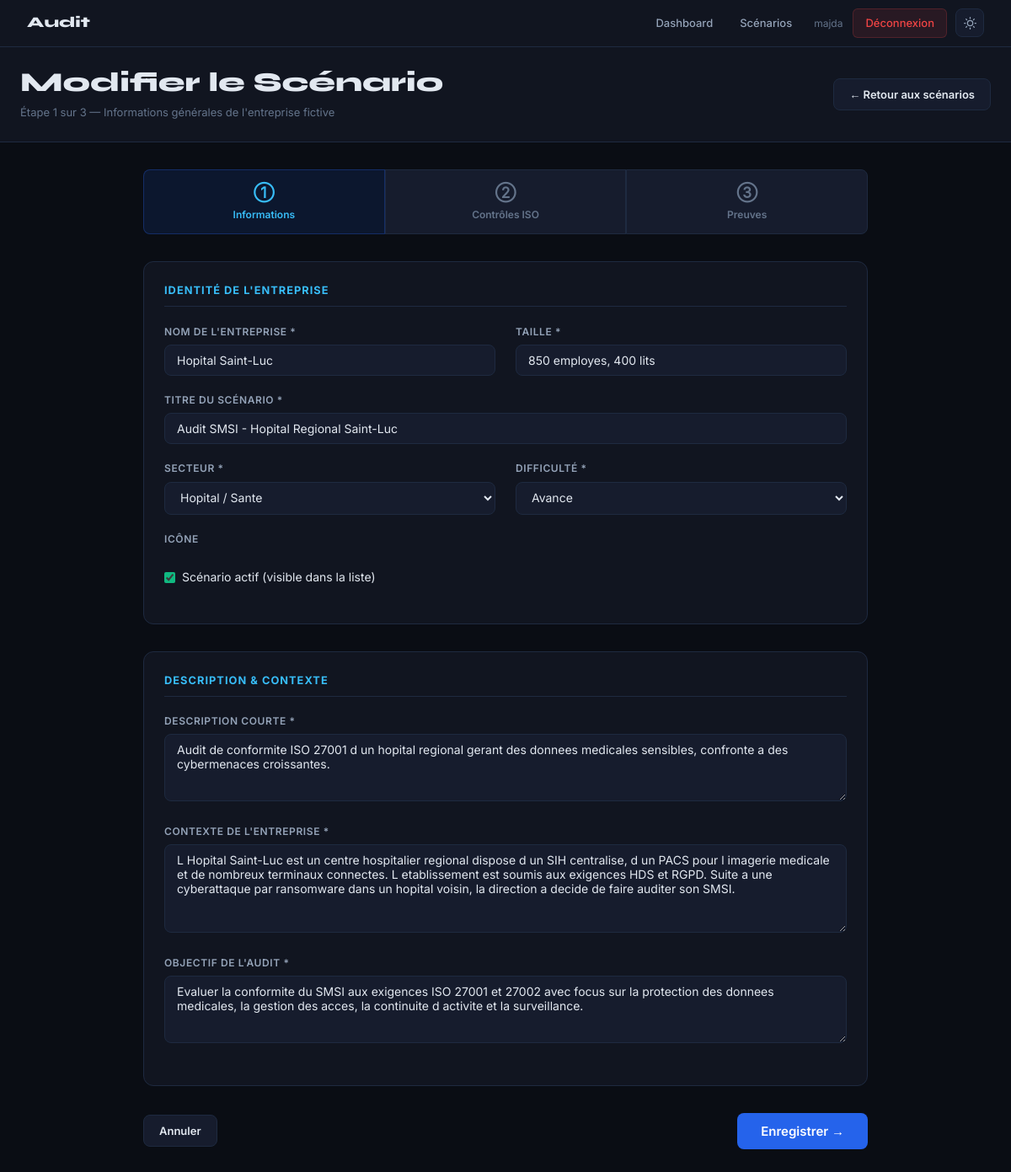
Page /scenarios/10/edit/ (signed in) on the committed database.
### audit_app/models.py (models this page shows, shortened)
class Scenario(models.Model):
    SECTOR_CHOICES = [
        ('hopital', 'Hopital / Sante'),
        ('ecommerce', 'E-Commerce'),
        ('entreprise', 'Entreprise de Services'),
        ('banque', 'Banque / Finance'),
        ('industrie', 'Industrie / Manufacturing'),
    ]
    DIFFICULTY_CHOICES = [
        ('debutant', 'Debutant'),
        ('intermediaire', 'Intermediaire'),
        ('avance', 'Avance'),
    ]
    title = models.CharField(max_length=200)
    sector = models.CharField(max_length=50, choices=SECTOR_CHOICES)
    difficulty = models.CharField(max_length=20, choices=DIFFICULTY_CHOICES, default='intermediaire')
    description = models.TextField()
    company_name = models.CharField(max_length=100)
    company_size = models.CharField(max_length=50)
    company_context = models.TextField()
    audit_objective = models.TextField()
    sector_icon = models.CharField(max_length=10, default='E')  # text abbreviation, no emoji
    is_active = models.BooleanField(default=True)
    created_at = models.DateTimeField(auto_now_add=True)
    class Meta:
        verbose_name = "Scenario"
        verbose_name_plural = "Scenarios"

### audit_app/views.py (the view, shortened to what this page needs)
# urls.py: path('scenarios/<int:scenario_id>/edit/', views.scenario_edit, name='scenario_edit'),
@login_required
def scenario_edit(request, scenario_id):
    scenario = get_object_or_404(Scenario, pk=scenario_id)
    ctx = {
        'scenario': scenario,
        'sector_choices': Scenario.SECTOR_CHOICES,
        'difficulty_choices': Scenario.DIFFICULTY_CHOICES,
        'editing': True,
    }
    return render(request, 'audit_app/scenario_form.html', ctx)

### audit_app/templates/audit_app/scenario_form.html (shortened to what this page needs)
{% extends 'audit_app/base.html' %}
{% block content %}
<div class="page-header">
  <div class="container">
    <div class="flex-between">
      <div>
        <h1>{% if editing %} Modifier le Scénario{% else %}➕ Nouveau Scénario{% endif %}</h1>
        <p class="text-muted mt-1" style="font-size:13px;">
          Étape 1 sur 3 — Informations générales de l'entreprise fictive
        </p>
      </div>
      <a href="{% url 'scenario_list' %}" class="btn btn-secondary">← Retour aux scénarios</a>
    </div>
  </div>
</div>
<div class="container">
  <div class="form-wrap">
    <div class="steps-bar">
      <div class="step active"><span class="step-num">①</span>Informations</div>
      <div class="step"><span class="step-num">②</span>Contrôles ISO</div>
      <div class="step"><span class="step-num">③</span>Preuves</div>
    </div>
    <form method="post">
      <div class="card mb-4">
        <div class="section-title"> Identité de l'Entreprise</div>
        <div class="grid-2">
          <div class="form-group">
            <label class="form-label">Nom de l'entreprise *</label>
            <input type="text" name="company_name" class="form-control"
              placeholder="ex: Hôpital Saint-Luc" required
              value="{% if editing %}{{ scenario.company_name }}{% endif %}">
          </div>
          <div class="form-group">
            <label class="form-label">Taille *</label>
            <input type="text" name="company_size" class="form-control"
              placeholder="ex: 200 employés, 400 lits"
              value="{% if editing %}{{ scenario.company_size }}{% endif %}" required>
          </div>
        </div>
        <div class="form-group">
          <label class="form-label">Titre du scénario *</label>
          <input type="text" name="title" class="form-control"
            placeholder="ex: Audit SMSI – Hôpital Régional Saint-Luc" required
            value="{% if editing %}{{ scenario.title }}{% endif %}">
        </div>
        <div class="grid-2">
          <div class="form-group">
            <label class="form-label">Secteur *</label>
            <select name="sector" class="form-control" required>
              {% for val, label in sector_choices %}
              <option value="{{ val }}" {% if editing and scenario.sector == val %}selected{% endif %}>{{ label }}</option>
              {% endfor %}
            </select>
          </div>
          <div class="form-group">
            <label class="form-label">Difficulté *</label>
            <select name="difficulty" class="form-control" required>
              {% for val, label in difficulty_choices %}
              <option value="{{ val }}" {% if editing and scenario.difficulty == val %}selected{% endif %}>{{ label }}</option>
              {% endfor %}
            </select>
          </div>
        </div>
        <div class="form-group">
          <label class="form-label">Icône</label>
        </div>
        {% if editing %}
        <div class="form-group mt-2">
          <label style="display:flex;align-items:center;gap:8px;cursor:pointer;font-size:14px;">
            <input type="checkbox" name="is_active" style="accent-color:var(--green);"
              {% if scenario.is_active %}checked{% endif %}>
            Scénario actif (visible dans la liste)
          </label>
        </div>
        {% endif %}
      </div>
      <div class="card mb-4">
        <div class="section-title"> Description & Contexte</div>
        <div class="form-group">
          <label class="form-label">Description courte *</label>
          <textarea name="description" class="form-control" rows="2" required
            placeholder="1-2 phrases affichées sur la carte du scénario">{% if editing %}{{ scenario.description }}{% endif %}</textarea>
        </div>
        <div class="form-group">
          <label class="form-label">Contexte de l'entreprise *</label>
          <textarea name="company_context" class="form-control" rows="5" required
            placeholder="Décrivez l'entreprise : activité, SI, enjeux, raisons de l'audit…">{% if editing %}{{ scenario.company_context }}{% endif %}</textarea>
        </div>
        <div class="form-group">
          <label class="form-label">Objectif de l'audit *</label>
          <textarea name="audit_objective" class="form-control" rows="3" required
            placeholder="ex: Évaluer la conformité du SMSI aux exigences ISO 27001…">{% if editing %}{{ scenario.audit_objective }}{% endif %}</textarea>
        </div>
      </div>
      <div class="flex-between">
        <a href="{% url 'scenario_list' %}" class="btn btn-secondary">Annuler</a>
        <button type="submit" class="btn btn-primary btn-lg">
          {% if editing %}Enregistrer →{% else %}Créer et ajouter les contrôles →{% endif %}
        </button>
      </div>
    </form>
  </div>
</div>
{% endblock %}

### audit_app/templates/audit_app/base.html (shortened to what this page needs)
<!DOCTYPE html>
<html lang="fr" id="html-root">
<head>
</head>
<body>
{% if user.is_authenticated %}
<nav class="navbar">
  <a href="{% url 'dashboard' %}" class="navbar-brand">
    Audit
  </a>
  <div class="nav-links">
    <a href="{% url 'dashboard' %}" {% if request.resolver_match.url_name == 'dashboard' %}class="active"{% endif %}>Dashboard</a>
    <a href="{% url 'scenario_list' %}" {% if request.resolver_match.url_name == 'scenario_list' %}class="active"{% endif %}>Scénarios</a>
    <span style="color:var(--text-muted); font-size:12px; margin: 0 8px;">{{ user.username }}</span>
    <a href="{% url 'logout' %}" class="btn-logout">Déconnexion</a>
    <button class="theme-toggle" onclick="toggleTheme()" title="Changer le theme" aria-label="Basculer theme clair/sombre">
    </button>
  </div>
</nav>
{% endif %}
<main>
  {% block content %}{% endblock %}
</main>
</body>
</html>

### audit_app/templates/audit_app/base.html (style rules this page uses)
:root { --bg: #0a0d14; --surface: #111520; --surface2: #161c2d; --border: #1e2a40; --accent: #2563eb; --accent2: #38bdf8; --green: #10b981; --red: #ef4444; --orange: #f59e0b; --purple: #8b5cf6; --text: #e2e8f0; --text-muted: #64748b; --text-dim: #94a3b8; --font-head: 'Syne', sans-serif; --font-mono: 'DM Mono', monospace; --font-body: 'Inter', sans-serif; }
.theme-toggle { width: 34px; height: 34px; border-radius: 8px; border: 1px solid var(--border); background: var(--surface2); color: var(--text-dim); cursor: pointer; display: flex; align-items: center; justify-content: center; flex-shrink: 0; margin-left: 6px; }
.theme-toggle svg { width: 15px; height: 15px; fill: none; stroke: currentColor; stroke-width: 2; stroke-linecap: round; stroke-linejoin: round; }
html:not(.light) .icon-sun { display: block; }
body, .navbar, .card, .form-control, .badge, .stat-box, .alert, .radio-option, .progress-bar, hr { transition: background-color .2s, border-color .2s, color .2s; }
* { box-sizing: border-box; margin: 0; padding: 0; }
body { font-family: var(--font-body); background: var(--bg); color: var(--text); min-height: 100vh; font-size: 14px; line-height: 1.6; }
.navbar { background: var(--surface); border-bottom: 1px solid var(--border); padding: 0 2rem; display: flex; align-items: center; justify-content: space-between; height: 56px; position: sticky; top: 0; z-index: 100; }
.navbar-brand { font-family: var(--font-head); font-weight: 800; font-size: 1.1rem; color: var(--text); text-decoration: none; display: flex; align-items: center; gap: 8px; }
.nav-links { display: flex; align-items: center; gap: 4px; }
.nav-links a { color: var(--text-dim); text-decoration: none; padding: 6px 14px; border-radius: 6px; font-size: 13px; font-weight: 500; transition: all .15s; }
.btn-logout { background: rgba(239,68,68,.1); color: var(--red) !important; border: 1px solid rgba(239,68,68,.2); }
.container { max-width: 1200px; margin: 0 auto; padding: 0 1.5rem; }
.card { background: var(--surface); border: 1px solid var(--border); border-radius: 12px; padding: 1.5rem; }
.btn { display: inline-flex; align-items: center; gap: 6px; padding: 8px 18px; border-radius: 8px; font-size: 13px; font-weight: 600; cursor: pointer; border: none; text-decoration: none; transition: all .15s; font-family: var(--font-body); }
.btn-primary { background: var(--accent); color: #fff; }
.btn-secondary { background: var(--surface2); color: var(--text); border: 1px solid var(--border); }
.btn-lg { padding: 12px 28px; font-size: 15px; }
.form-group { margin-bottom: 1.2rem; }
.form-label { display: block; margin-bottom: 6px; color: var(--text-dim); font-size: 12px; font-weight: 600; letter-spacing: .05em; text-transform: uppercase; }
.form-control { width: 100%; background: var(--surface2); border: 1px solid var(--border); border-radius: 8px; padding: 9px 14px; color: var(--text); font-family: var(--font-body); font-size: 14px; transition: border .15s; }
select.form-control { cursor: pointer; }
textarea.form-control { resize: vertical; min-height: 80px; }
h1 { font-family: var(--font-head); font-weight: 800; font-size: 2rem; line-height: 1.1; }
.text-muted { color: var(--text-muted); }
.grid-2 { display: grid; grid-template-columns: 1fr 1fr; gap: 1.5rem; }
.flex-between { display: flex; justify-content: space-between; align-items: center; }
.mt-1 { margin-top: .5rem; }
.mt-2 { margin-top: 1rem; }
.mb-4 { margin-bottom: 2rem; }

### audit_app/templates/audit_app/scenario_form.html (style rules this page uses)
.page-header { background: var(--surface); border-bottom: 1px solid var(--border); padding: 1.5rem 0; }
.form-wrap { max-width: 860px; margin: 0 auto; padding: 2rem 0; }
.section-title { font-size: .8rem; text-transform: uppercase; letter-spacing: .08em; color: var(--accent2); margin-bottom: 1.2rem; padding-bottom: .5rem; border-bottom: 1px solid var(--border); font-weight: 700; }
.steps-bar { display: flex; margin-bottom: 2rem; }
.step { flex: 1; text-align: center; padding: .8rem .5rem; font-size: 12px; font-weight: 600; color: var(--text-muted); background: var(--surface2); border: 1px solid var(--border); }
.step:first-child { border-radius: 8px 0 0 8px; }
.step:last-child { border-radius: 0 8px 8px 0; }
.step.active { background: rgba(37,99,235,.12); color: var(--accent2); border-color: rgba(37,99,235,.3); }
.step-num { display: block; font-size: 1.1rem; margin-bottom: 2px; }

### rows in the picture
Scenario: company_name "Hopital Saint-Luc", company_size "850 employes, 400 lits", title "Audit SMSI - Hopital Regional Saint-Luc", sector "Hopital / Sante", difficulty "Avance", is_active "☑", description "Audit de conformite ISO 27001 d un hopital regional gerant des donnees medicales sensibles, confronte a des cybermenaces croissantes.", company_context "L Hopital Saint-Luc est un centre hospitalier regional dispose d un SIH centralise, d un PACS pour l imagerie medicale et de nombreux terminaux connectes. L etablissement est soumis aux exigences HDS et RGPD. Suite a une cyberattaque par ransomware dans un hopital voisin, la direction a decide de faire auditer son SMSI.", audit_objective "Evaluer la conformite du SMSI aux exigences ISO 27001 et 27002 avec focus sur la protection des donnees medicales, la gestion des acces, la continuite d activite et la surveillance."

### other values in the picture
{{ user.username }} "majda"
